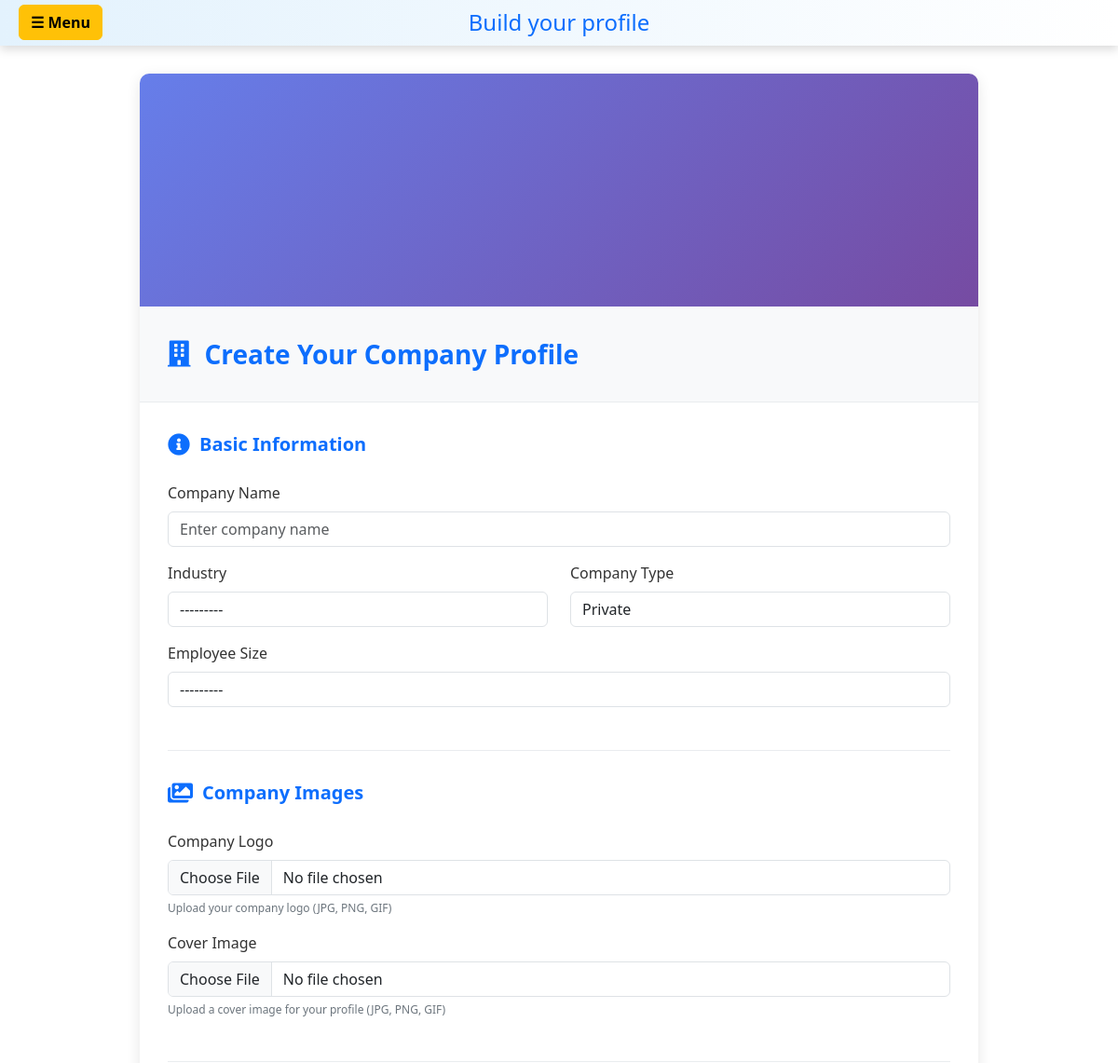
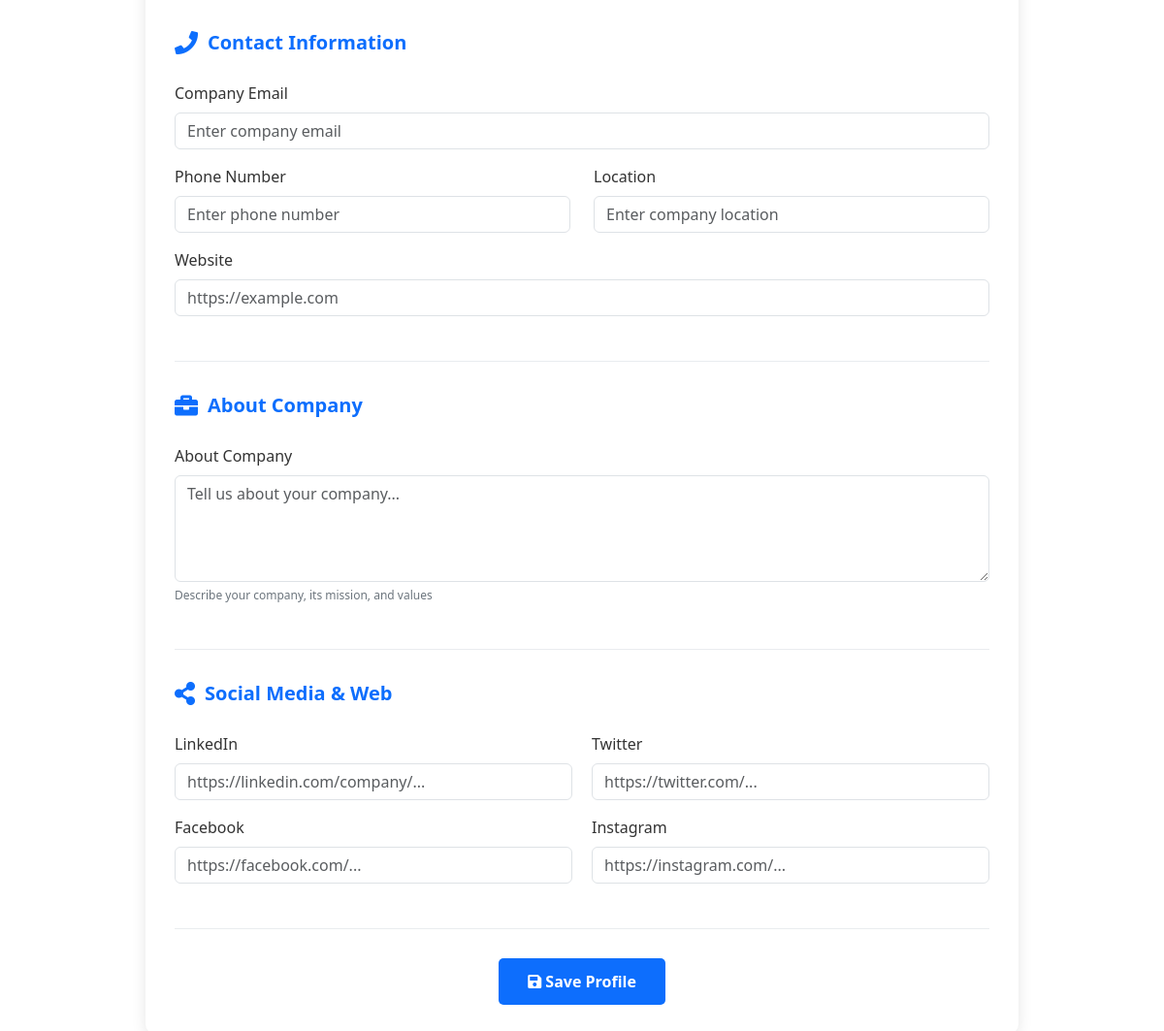
The app's page /hr-profile/ (signed in), older data (2 pictures, top to bottom).
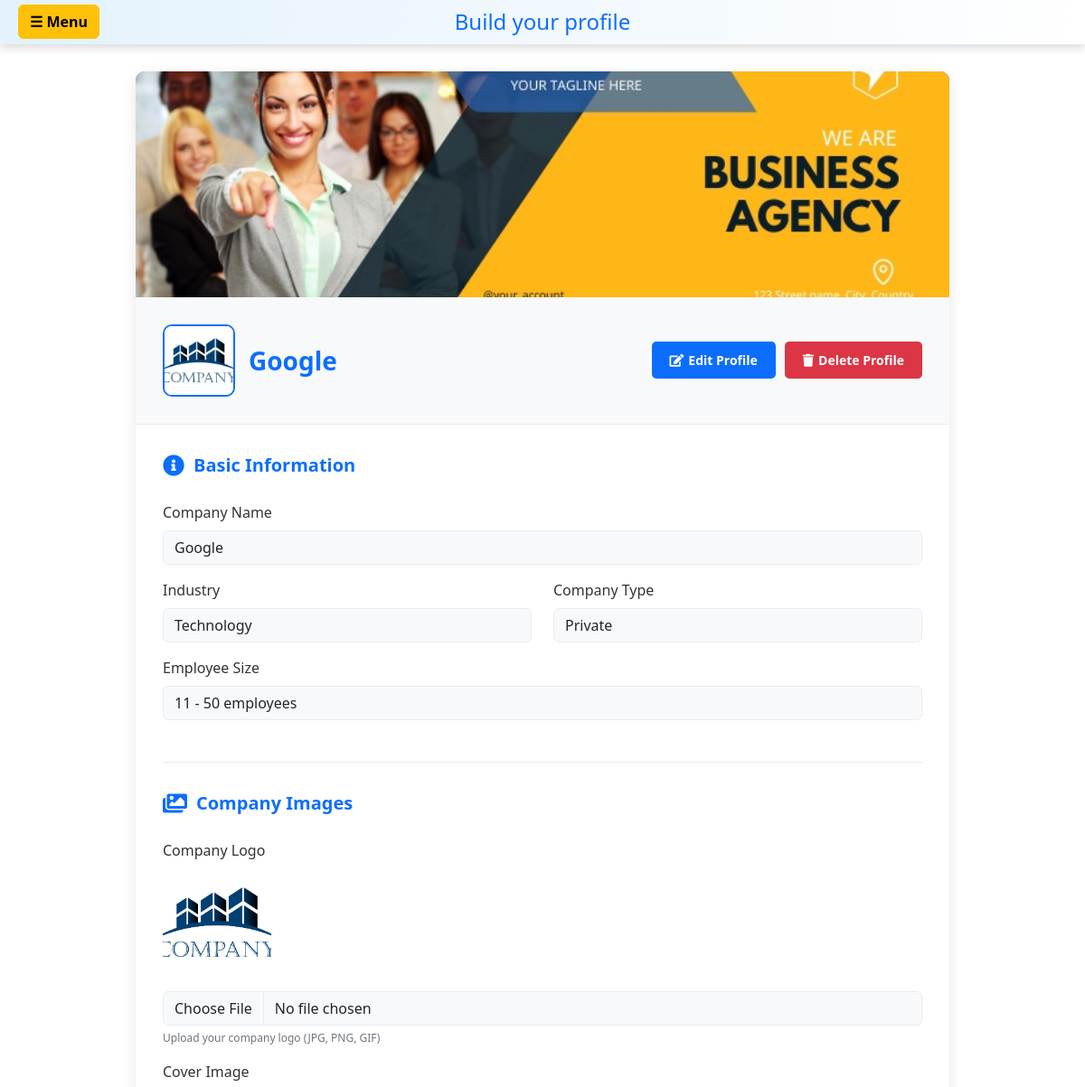
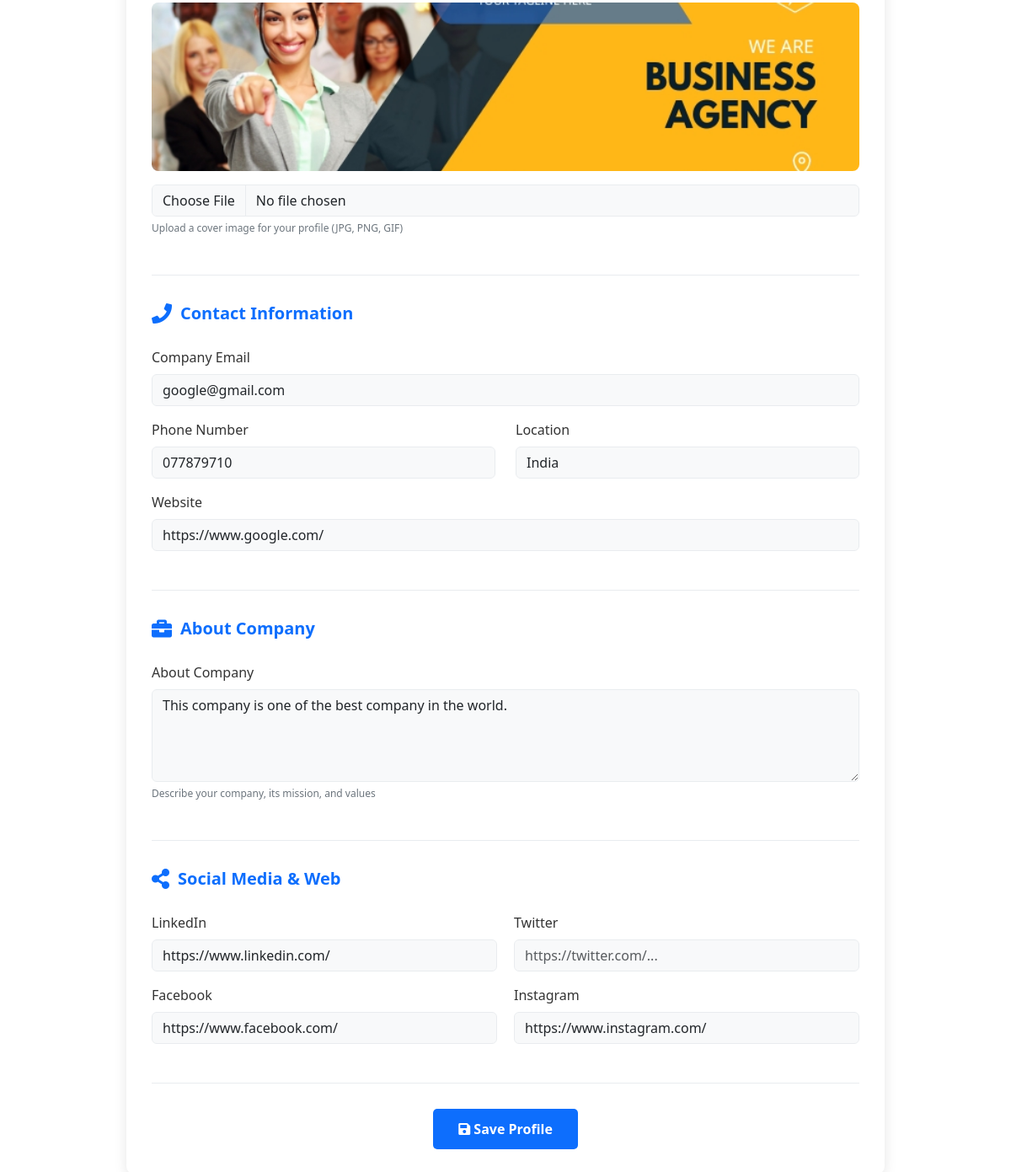
The same page, newer data (2 pictures, top to bottom).
### hr/models.py (models this page shows, shortened)
class HRProfile(models.Model):
    INDUSTRY_CHOICES = (
        ('technology', 'Technology'),
        ('finance', 'Finance'),
        ('healthcare', 'Healthcare'),
        ('retail', 'Retail'),
        ('manufacturing', 'Manufacturing'),
        ('education', 'Education'),
        ('hospitality', 'Hospitality'),
        ('real_estate', 'Real Estate'),
        ('banking', 'Banking'),
        ('insurance', 'Insurance'),
        ('consulting', 'Consulting'),
        ('logistics', 'Logistics'),
        ('media', 'Media & Entertainment'),
        ('other', 'Other'),
    )
    EMPLOYEE_SIZE_CHOICES = (
        ('1-10', '1 - 10 employees'),
        ('11-50', '11 - 50 employees'),
        ('51-200', '51 - 200 employees'),
        ('201-500', '201 - 500 employees'),
        ('501-1000', '501 - 1000 employees'),
        ('1000+', '1000+ employees'),
    )
    COMPANY_TYPE_CHOICES = (
        ('private', 'Private'),
        ('public', 'Public'),
        ('ngo', 'NGO'),
        ('startup', 'Startup'),
        ('government', 'Government'),
    )
    user = models.OneToOneField(User, on_delete=models.CASCADE)
    company_name = models.CharField(max_length=200)
    company_logo = models.ImageField(upload_to='hr_logos/', null=True, blank=True)
    cover_image = models.ImageField(upload_to='hr_covers/', null=True, blank=True)
    industry = models.CharField(max_length=50, choices=INDUSTRY_CHOICES)
    company_type = models.CharField(max_length=20, choices=COMPANY_TYPE_CHOICES, default='private')
    employee_size = models.CharField(max_length=20, choices=EMPLOYEE_SIZE_CHOICES)
    email = models.EmailField()
    phone_number = models.CharField(max_length=20, null=True, blank=True)
    website = models.URLField(null=True, blank=True)
    location = models.CharField(max_length=200)
    about_company = models.TextField(help_text="Describe your company")
    linkedin_url = models.URLField(null=True, blank=True)
    facebook_url = models.URLField(null=True, blank=True)
    twitter_url = models.URLField(null=True, blank=True)
    instagram_url = models.URLField(null=True, blank=True)
    created_at = models.DateTimeField(auto_now_add=True)
    updated_at = models.DateTimeField(auto_now=True)

### hr/views.py (the view)
# urls.py: path("hr-profile/", views.hr_profile, name='hr_profile'),
@login_required(login_url='login_user')
def hr_profile(request):
    try:
        profile = HRProfile.objects.get(user=request.user)
    except HRProfile.DoesNotExist:
        profile = None
    if request.method == 'POST':
        form = HRProfileForm(request.POST, request.FILES, instance=profile)
        if form.is_valid():
            profile = form.save(commit=False)
            profile.user = request.user
            profile.save()
            messages.success(request, "Profile saved successfully!")
            return redirect('hr_profile')
    else:
        form = HRProfileForm(instance=profile)
    context = {
        'form': form,
        'profile': profile,
        'navbar_title': 'Build your profile',
    }
    return render(request, 'hr/profile.html', context)

### hr/templates/hr/profile.html (shortened to what this page needs)
<!DOCTYPE html>
<html lang="en">
<head>
    <link href="https://cdn.jsdelivr.net/npm/bootstrap@5.3.8/dist/css/bootstrap.min.css" rel="stylesheet">
    <link rel="stylesheet" href="https://cdnjs.cloudflare.com/ajax/libs/font-awesome/5.15.3/css/all.min.css">
</head>
<body>
{% include 'hr/navbar.html' %}
<div class="profile-container">
    <div class="cover-image-section" id="coverImageSection">
        {% if profile and profile.cover_image %}
            <img src="{{ profile.cover_image.url }}" alt="Cover Image" id="coverImagePreview">
        {% else %}
            <div id="coverImagePreview"></div>
        {% endif %}
    </div>
    <div class="profile-header">
        <div class="profile-title">
            {% if profile and profile.company_logo %}
                <img src="{{ profile.company_logo.url }}" alt="Company Logo" class="profile-logo">
            {% else %}
                <i class="fas fa-building"></i>
            {% endif %}
            <span>{{ profile.company_name|default:"Create Your Company Profile" }}</span>
        </div>
        {% if profile %}
        <div class="action-buttons">
            <button type="button" class="btn-edit" id="editBtn" onclick="enableEdit()">
                <i class="fas fa-edit"></i> Edit Profile
            </button>
            <button type="button" class="btn-delete" onclick="confirmDelete()">
                <i class="fas fa-trash"></i> Delete Profile
            </button>
        </div>
        {% endif %}
    </div>
    <form method="POST" enctype="multipart/form-data" novalidate id="profileForm" {% if profile %}readonly{% endif %}>
        <div class="form-section">
            <div class="section-title">
                <i class="fas fa-info-circle"></i> Basic Information
            </div>
            <div class="form-group mb-3">
                <label for="{{ form.company_name.id_for_label }}">{{ form.company_name.label }}</label>
                {{ form.company_name }}
            </div>
            <div class="row">
                <div class="col-md-6 form-group mb-3">
                    <label for="{{ form.industry.id_for_label }}">{{ form.industry.label }}</label>
                    {{ form.industry }}
                </div>
                <div class="col-md-6 form-group mb-3">
                    <label for="{{ form.company_type.id_for_label }}">{{ form.company_type.label }}</label>
                    {{ form.company_type }}
                </div>
            </div>
            <div class="form-group mb-3">
                <label for="{{ form.employee_size.id_for_label }}">{{ form.employee_size.label }}</label>
                {{ form.employee_size }}
            </div>
        </div>
        <div class="form-section">
            <div class="section-title">
                <i class="fas fa-images"></i> Company Images
            </div>
            <div class="form-group mb-3">
                <label for="{{ form.company_logo.id_for_label }}">{{ form.company_logo.label }}</label>
                {% if profile and profile.company_logo %}
                    <div class="mb-3">
                        <img src="{{ profile.company_logo.url }}" alt="Company Logo" style="width: 120px; height: 120px; border-radius: 8px; object-fit: cover;">
                    </div>
                {% endif %}
                {{ form.company_logo }}
                <div class="help-text">Upload your company logo (JPG, PNG, GIF)</div>
            </div>
            <div class="form-group mb-3">
                <label for="{{ form.cover_image.id_for_label }}">{{ form.cover_image.label }}</label>
                {% if profile and profile.cover_image %}
                    <div class="mb-3">
                        <img src="{{ profile.cover_image.url }}" alt="Cover Image" style="width: 100%; max-height: 200px; border-radius: 8px; object-fit: cover;">
                    </div>
                {% endif %}
                {{ form.cover_image }}
                <div class="help-text">Upload a cover image for your profile (JPG, PNG, GIF)</div>
            </div>
        </div>
        <div class="form-section">
            <div class="section-title">
                <i class="fas fa-phone"></i> Contact Information
            </div>
            <div class="form-group mb-3">
                <label for="{{ form.email.id_for_label }}">{{ form.email.label }}</label>
                {{ form.email }}
            </div>
            <div class="row">
                <div class="col-md-6 form-group mb-3">
                    <label for="{{ form.phone_number.id_for_label }}">{{ form.phone_number.label }}</label>
                    {{ form.phone_number }}
                </div>
                <div class="col-md-6 form-group mb-3">
                    <label for="{{ form.location.id_for_label }}">{{ form.location.label }}</label>
                    {{ form.location }}
                </div>
            </div>
            <div class="form-group mb-3">
                <label for="{{ form.website.id_for_label }}">{{ form.website.label }}</label>
                {{ form.website }}
            </div>
        </div>
        <div class="form-section">
            <div class="section-title">
                <i class="fas fa-briefcase"></i> About Company
            </div>
            <div class="form-group mb-3">
                <label for="{{ form.about_company.id_for_label }}">{{ form.about_company.label }}</label>
                {{ form.about_company }}
                <div class="help-text">Describe your company, its mission, and values</div>
            </div>
        </div>
        <div class="form-section">
            <div class="section-title">
                <i class="fas fa-share-alt"></i> Social Media & Web
            </div>
            <div class="social-media-row">
                <div>
                    <div class="form-group mb-3">
                        <label for="{{ form.linkedin_url.id_for_label }}">{{ form.linkedin_url.label }}</label>
                        {{ form.linkedin_url }}
                    </div>
                    <div class="form-group mb-3">
                        <label for="{{ form.facebook_url.id_for_label }}">{{ form.facebook_url.label }}</label>
                        {{ form.facebook_url }}
                    </div>
                </div>
                <div>
                    <div class="form-group mb-3">
                        <label for="{{ form.twitter_url.id_for_label }}">{{ form.twitter_url.label }}</label>
                        {{ form.twitter_url }}
                    </div>
                    <div class="form-group mb-3">
                        <label for="{{ form.instagram_url.id_for_label }}">{{ form.instagram_url.label }}</label>
                        {{ form.instagram_url }}
                    </div>
                </div>
            </div>
        </div>
        <div class="text-center" id="submitBtnContainer" style="padding-bottom: 30px; padding-left: 30px; padding-right: 30px;" {% if profile %}style="display: none; padding-bottom: 30px; padding-left: 30px; padding-right: 30px;"{% endif %}>
            <button type="submit" class="btn-submit">
                <i class="fas fa-save"></i> Save Profile
            </button>
        </div>
    </form>
</div>
</body>
</html>

### hr/templates/hr/navbar.html (shortened to what this page needs)
<!doctype html>
<html lang="en">
  <head>
    <link href="https://cdn.jsdelivr.net/npm/bootstrap@5.3.8/dist/css/bootstrap.min.css" rel="stylesheet">
    <link href="https://cdnjs.cloudflare.com/ajax/libs/font-awesome/5.15.3/css/all.min.css" rel="stylesheet">
  </head>
  <body>
<div class="top-bar">
  <a class="btn btn-warning menu-btn" data-bs-toggle="offcanvas" href="#offcanvasExample" role="button" aria-controls="offcanvasExample">
    <strong>☰ Menu</strong>
  </a>
  <h2>{{ navbar_title|safe }}</h2>
</div>
  </body>
</html>

### hr/templates/hr/profile.html (style rules this page uses)
body { background: #f8f9fa; font-family: 'Segoe UI', Tahoma, Geneva, Verdana, sans-serif; }
.profile-container { max-width: 900px; margin: 30px auto; background: white; padding: 0; border-radius: 10px; box-shadow: 0 4px 15px rgba(0,0,0,0.1); overflow: hidden; }
.cover-image-section { position: relative; height: 250px; background: linear-gradient(135deg, #667eea 0%, #764ba2 100%); overflow: hidden; }
.cover-image-section img { width: 100%; height: 100%; object-fit: cover; }
.form-section { margin: 30px; padding-bottom: 30px; border-bottom: 1px solid #e9ecef; }
.section-title { font-size: 20px; font-weight: 600; color: #0d6efd; margin-bottom: 25px; display: flex; align-items: center; }
.section-title i { margin-right: 10px; font-size: 24px; }
.form-group label { font-weight: 500; color: #333; margin-bottom: 8px; }
.form-control, .form-select { border-radius: 5px; border: 1px solid #ddd; padding: 10px 12px; }
.profile-header { padding: 30px; display: flex; justify-content: space-between; align-items: center; background: #f8f9fa; border-bottom: 1px solid #e9ecef; }
.profile-title { margin: 0; font-size: 28px; font-weight: 700; color: #0d6efd; display: flex; align-items: center; gap: 15px; }
.profile-logo { width: 80px; height: 80px; border-radius: 10px; object-fit: cover; border: 2px solid #0d6efd; }
.action-buttons { display: flex; gap: 10px; }
.btn-edit, .btn-delete, .btn-cancel { padding: 10px 20px; border: none; border-radius: 5px; font-size: 14px; font-weight: 600; cursor: pointer; transition: 0.3s; display: flex; align-items: center; gap: 5px; }
.btn-edit { background-color: #0d6efd; color: white; }
.btn-delete { background-color: #dc3545; color: white; }
.btn-submit { background-color: #0d6efd; color: white; padding: 12px 30px; border: none; border-radius: 5px; font-size: 16px; font-weight: 600; cursor: pointer; transition: 0.3s; }
.help-text { font-size: 12px; color: #6c757d; margin-top: 5px; }
.social-media-row { display: grid; grid-template-columns: 1fr 1fr; gap: 20px; }
form[readonly] input:not([type="submit"]), form[readonly] select, form[readonly] textarea { pointer-events: none; background-color: #f8f9fa; border-color: #e9ecef; }
form[readonly] input[type="file"] { pointer-events: none; }

### hr/templates/hr/navbar.html (style rules this page uses)
.top-bar { display: flex; align-items: center; justify-content: center; background: linear-gradient(90deg, #e3f2fd, #ffffff); padding: 10px 20px; box-shadow: 0 4px 10px rgba(0,0,0,0.15); position: relative; }
.top-bar .menu-btn { position: absolute; left: 20px; top: 50%; transform: translateY(-50%); }
.top-bar h2 { margin: 0; color: #0d6efd; text-align: center; font-size: 24px; flex-grow: 0; }

Row changes from the older to the newer data that the page shows:
added HRProfile: cover_image (picture), company_logo (picture), company_name "Google", industry "Technology", company_type "Private", employee_size "11 - 50 employees", email "google@gmail.com", phone_number "077879710", location "India", website "https://www.google.com/", about_company "This company is one of the best company in the world.", linkedin_url "https://www.linkedin.com/", facebook_url "https://www.facebook.com/", instagram_url "https://www.instagram.com/"
Text that changed along with them:
{{ profile.company_name|default:"Create Your Company Profile" }}: "Create Your Company Profile" → (not shown)
form field industry: "---------" → (not shown)
form field company_type: "Private" → (not shown)
form field employee_size: "---------" → (not shown)
text now shown: "Edit Profile Delete Profile"
